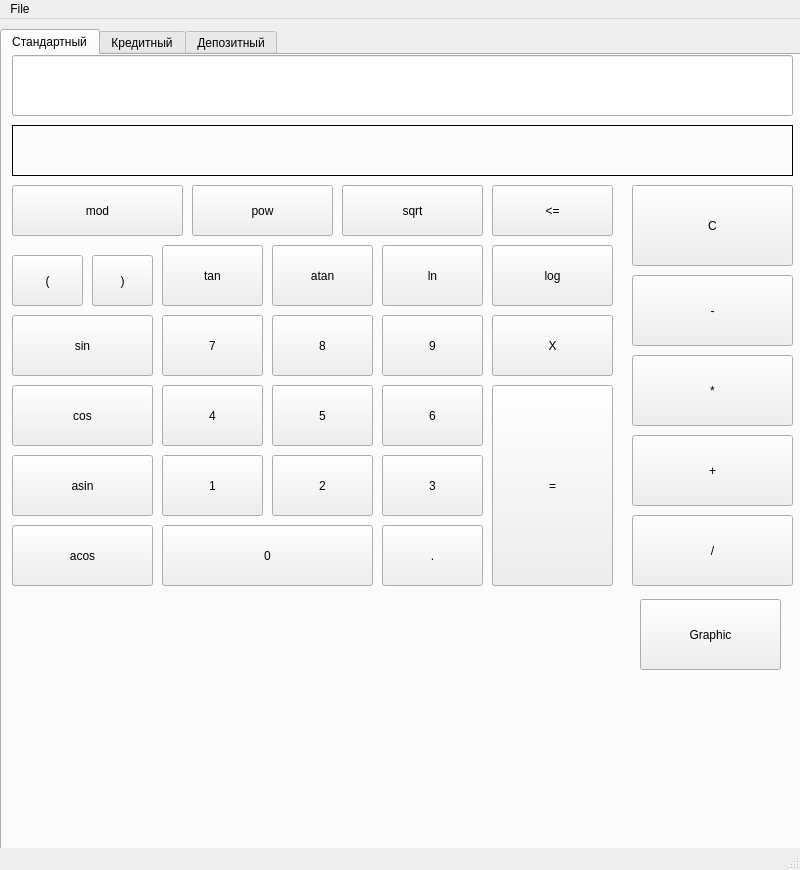
<?xml version="1.0" encoding="UTF-8"?>
<ui version="4.0">
 <class>MainWindow</class>
 <widget class="QMainWindow" name="MainWindow">
  <property name="enabled">
   <bool>true</bool>
  </property>
  <property name="geometry">
   <rect>
    <x>0</x>
    <y>0</y>
    <width>800</width>
    <height>870</height>
   </rect>
  </property>
  <property name="minimumSize">
   <size>
    <width>800</width>
    <height>700</height>
   </size>
  </property>
  <property name="maximumSize">
   <size>
    <width>800</width>
    <height>870</height>
   </size>
  </property>
  <property name="windowTitle">
   <string>SaJuly Calculator 1.0</string>
  </property>
  <widget class="QWidget" name="centralwidget">
   <widget class="QTabWidget" name="tabWidget">
    <property name="geometry">
     <rect>
      <x>0</x>
      <y>10</y>
      <width>801</width>
      <height>841</height>
     </rect>
    </property>
    <property name="maximumSize">
     <size>
      <width>801</width>
      <height>891</height>
     </size>
    </property>
    <property name="currentIndex">
     <number>0</number>
    </property>
    <widget class="QWidget" name="tab">
     <attribute name="title">
      <string>Стандартный</string>
     </attribute>
     <widget class="QLineEdit" name="lineEdit">
      <property name="geometry">
       <rect>
        <x>10</x>
        <y>0</y>
        <width>781</width>
        <height>61</height>
       </rect>
      </property>
      <property name="font">
       <font>
        <pointsize>16</pointsize>
       </font>
      </property>
      <property name="toolTipDuration">
       <number>0</number>
      </property>
      <property name="styleSheet">
       <string notr="true"/>
      </property>
      <property name="locale">
       <locale language="English" country="UnitedStates"/>
      </property>
      <property name="inputMethodHints">
       <set>Qt::ImhLowercaseOnly</set>
      </property>
      <property name="text">
       <string/>
      </property>
      <property name="alignment">
       <set>Qt::AlignRight|Qt::AlignTrailing|Qt::AlignVCenter</set>
      </property>
     </widget>
     <widget class="QPushButton" name="pushButton_mod">
      <property name="geometry">
       <rect>
        <x>10</x>
        <y>130</y>
        <width>171</width>
        <height>51</height>
       </rect>
      </property>
      <property name="text">
       <string>mod</string>
      </property>
     </widget>
     <widget class="QPushButton" name="pushButton_mul">
      <property name="geometry">
       <rect>
        <x>630</x>
        <y>300</y>
        <width>161</width>
        <height>71</height>
       </rect>
      </property>
      <property name="text">
       <string>*</string>
      </property>
     </widget>
     <widget class="QPushButton" name="pushButton_bs">
      <property name="geometry">
       <rect>
        <x>490</x>
        <y>130</y>
        <width>121</width>
        <height>51</height>
       </rect>
      </property>
      <property name="text">
       <string>&lt;=</string>
      </property>
     </widget>
     <widget class="QPushButton" name="pushButton_c">
      <property name="geometry">
       <rect>
        <x>630</x>
        <y>130</y>
        <width>161</width>
        <height>81</height>
       </rect>
      </property>
      <property name="text">
       <string>C</string>
      </property>
     </widget>
     <widget class="QPushButton" name="pushButton_log">
      <property name="geometry">
       <rect>
        <x>490</x>
        <y>190</y>
        <width>121</width>
        <height>61</height>
       </rect>
      </property>
      <property name="text">
       <string>log</string>
      </property>
     </widget>
     <widget class="QPushButton" name="pushButton_9">
      <property name="geometry">
       <rect>
        <x>380</x>
        <y>260</y>
        <width>101</width>
        <height>61</height>
       </rect>
      </property>
      <property name="text">
       <string>9</string>
      </property>
     </widget>
     <widget class="QPushButton" name="pushButton_close">
      <property name="geometry">
       <rect>
        <x>90</x>
        <y>200</y>
        <width>61</width>
        <height>51</height>
       </rect>
      </property>
      <property name="text">
       <string>)</string>
      </property>
     </widget>
     <widget class="QPushButton" name="pushButton_cos">
      <property name="geometry">
       <rect>
        <x>10</x>
        <y>330</y>
        <width>141</width>
        <height>61</height>
       </rect>
      </property>
      <property name="text">
       <string>cos</string>
      </property>
     </widget>
     <widget class="QPushButton" name="pushButton_8">
      <property name="geometry">
       <rect>
        <x>270</x>
        <y>260</y>
        <width>101</width>
        <height>61</height>
       </rect>
      </property>
      <property name="text">
       <string>8</string>
      </property>
     </widget>
     <widget class="QPushButton" name="pushButton_atan">
      <property name="geometry">
       <rect>
        <x>270</x>
        <y>190</y>
        <width>101</width>
        <height>61</height>
       </rect>
      </property>
      <property name="text">
       <string>atan</string>
      </property>
     </widget>
     <widget class="QPushButton" name="pushButton_4">
      <property name="geometry">
       <rect>
        <x>160</x>
        <y>330</y>
        <width>101</width>
        <height>61</height>
       </rect>
      </property>
      <property name="text">
       <string>4</string>
      </property>
     </widget>
     <widget class="QPushButton" name="pushButton_tan">
      <property name="geometry">
       <rect>
        <x>160</x>
        <y>190</y>
        <width>101</width>
        <height>61</height>
       </rect>
      </property>
      <property name="text">
       <string>tan</string>
      </property>
     </widget>
     <widget class="QPushButton" name="pushButton_x">
      <property name="geometry">
       <rect>
        <x>490</x>
        <y>260</y>
        <width>121</width>
        <height>61</height>
       </rect>
      </property>
      <property name="text">
       <string>X</string>
      </property>
     </widget>
     <widget class="QPushButton" name="pushButton_2">
      <property name="geometry">
       <rect>
        <x>270</x>
        <y>400</y>
        <width>101</width>
        <height>61</height>
       </rect>
      </property>
      <property name="text">
       <string>2</string>
      </property>
     </widget>
     <widget class="QPushButton" name="pushButton_div">
      <property name="geometry">
       <rect>
        <x>630</x>
        <y>460</y>
        <width>161</width>
        <height>71</height>
       </rect>
      </property>
      <property name="text">
       <string>/</string>
      </property>
     </widget>
     <widget class="QLabel" name="result_label">
      <property name="geometry">
       <rect>
        <x>10</x>
        <y>70</y>
        <width>781</width>
        <height>51</height>
       </rect>
      </property>
      <property name="font">
       <font>
        <pointsize>16</pointsize>
       </font>
      </property>
      <property name="autoFillBackground">
       <bool>false</bool>
      </property>
      <property name="frameShape">
       <enum>QFrame::Box</enum>
      </property>
      <property name="frameShadow">
       <enum>QFrame::Plain</enum>
      </property>
      <property name="text">
       <string notr="true"/>
      </property>
      <property name="textFormat">
       <enum>Qt::PlainText</enum>
      </property>
      <property name="alignment">
       <set>Qt::AlignRight|Qt::AlignTrailing|Qt::AlignVCenter</set>
      </property>
     </widget>
     <widget class="QPushButton" name="pushButton_1">
      <property name="geometry">
       <rect>
        <x>160</x>
        <y>400</y>
        <width>101</width>
        <height>61</height>
       </rect>
      </property>
      <property name="text">
       <string>1</string>
      </property>
      <property name="flat">
       <bool>false</bool>
      </property>
     </widget>
     <widget class="QPushButton" name="pushButton_5">
      <property name="geometry">
       <rect>
        <x>270</x>
        <y>330</y>
        <width>101</width>
        <height>61</height>
       </rect>
      </property>
      <property name="text">
       <string>5</string>
      </property>
     </widget>
     <widget class="QPushButton" name="pushButton_asin">
      <property name="geometry">
       <rect>
        <x>10</x>
        <y>400</y>
        <width>141</width>
        <height>61</height>
       </rect>
      </property>
      <property name="text">
       <string>asin</string>
      </property>
     </widget>
     <widget class="QPushButton" name="pushButton_ln">
      <property name="geometry">
       <rect>
        <x>380</x>
        <y>190</y>
        <width>101</width>
        <height>61</height>
       </rect>
      </property>
      <property name="text">
       <string>ln</string>
      </property>
     </widget>
     <widget class="QPushButton" name="pushButton_open">
      <property name="geometry">
       <rect>
        <x>10</x>
        <y>200</y>
        <width>71</width>
        <height>51</height>
       </rect>
      </property>
      <property name="text">
       <string>(</string>
      </property>
     </widget>
     <widget class="QPushButton" name="pushButton_6">
      <property name="geometry">
       <rect>
        <x>380</x>
        <y>330</y>
        <width>101</width>
        <height>61</height>
       </rect>
      </property>
      <property name="text">
       <string>6</string>
      </property>
     </widget>
     <widget class="QPushButton" name="graphic_button">
      <property name="geometry">
       <rect>
        <x>638</x>
        <y>544</y>
        <width>141</width>
        <height>71</height>
       </rect>
      </property>
      <property name="text">
       <string>Graphic</string>
      </property>
     </widget>
     <widget class="QPushButton" name="pushButton_acos">
      <property name="geometry">
       <rect>
        <x>10</x>
        <y>470</y>
        <width>141</width>
        <height>61</height>
       </rect>
      </property>
      <property name="text">
       <string>acos</string>
      </property>
     </widget>
     <widget class="QPushButton" name="pushButton_7">
      <property name="geometry">
       <rect>
        <x>160</x>
        <y>260</y>
        <width>101</width>
        <height>61</height>
       </rect>
      </property>
      <property name="text">
       <string>7</string>
      </property>
     </widget>
     <widget class="QPushButton" name="pushButton_0">
      <property name="geometry">
       <rect>
        <x>160</x>
        <y>470</y>
        <width>211</width>
        <height>61</height>
       </rect>
      </property>
      <property name="text">
       <string>0</string>
      </property>
     </widget>
     <widget class="QPushButton" name="pushButton_pow">
      <property name="geometry">
       <rect>
        <x>190</x>
        <y>130</y>
        <width>141</width>
        <height>51</height>
       </rect>
      </property>
      <property name="text">
       <string>pow</string>
      </property>
     </widget>
     <widget class="QPushButton" name="pushButton_sqrt">
      <property name="geometry">
       <rect>
        <x>340</x>
        <y>130</y>
        <width>141</width>
        <height>51</height>
       </rect>
      </property>
      <property name="text">
       <string>sqrt</string>
      </property>
     </widget>
     <widget class="QCustomPlot" name="graphicsView" native="true">
      <property name="geometry">
       <rect>
        <x>10</x>
        <y>540</y>
        <width>621</width>
        <height>251</height>
       </rect>
      </property>
     </widget>
     <widget class="QPushButton" name="pushButton_3">
      <property name="geometry">
       <rect>
        <x>380</x>
        <y>400</y>
        <width>101</width>
        <height>61</height>
       </rect>
      </property>
      <property name="text">
       <string>3</string>
      </property>
     </widget>
     <widget class="QPushButton" name="pushButton_minus">
      <property name="geometry">
       <rect>
        <x>630</x>
        <y>220</y>
        <width>161</width>
        <height>71</height>
       </rect>
      </property>
      <property name="text">
       <string>-</string>
      </property>
     </widget>
     <widget class="QPushButton" name="btnRavno">
      <property name="geometry">
       <rect>
        <x>490</x>
        <y>330</y>
        <width>121</width>
        <height>201</height>
       </rect>
      </property>
      <property name="text">
       <string>=</string>
      </property>
     </widget>
     <widget class="QPushButton" name="pushButton_sin">
      <property name="geometry">
       <rect>
        <x>10</x>
        <y>260</y>
        <width>141</width>
        <height>61</height>
       </rect>
      </property>
      <property name="text">
       <string>sin</string>
      </property>
     </widget>
     <widget class="QPushButton" name="pushButton_tochka">
      <property name="geometry">
       <rect>
        <x>380</x>
        <y>470</y>
        <width>101</width>
        <height>61</height>
       </rect>
      </property>
      <property name="text">
       <string>.</string>
      </property>
     </widget>
     <widget class="QPushButton" name="pushButton_plus">
      <property name="geometry">
       <rect>
        <x>630</x>
        <y>380</y>
        <width>161</width>
        <height>71</height>
       </rect>
      </property>
      <property name="text">
       <string>+</string>
      </property>
     </widget>
    </widget>
    <widget class="QWidget" name="tab_2">
     <attribute name="title">
      <string>Кредитный</string>
     </attribute>
     <widget class="QLineEdit" name="lineEdit_srok">
      <property name="geometry">
       <rect>
        <x>20</x>
        <y>230</y>
        <width>281</width>
        <height>61</height>
       </rect>
      </property>
      <property name="font">
       <font>
        <pointsize>16</pointsize>
       </font>
      </property>
      <property name="toolTipDuration">
       <number>0</number>
      </property>
      <property name="styleSheet">
       <string notr="true"/>
      </property>
      <property name="locale">
       <locale language="English" country="UnitedStates"/>
      </property>
      <property name="inputMethodHints">
       <set>Qt::ImhLowercaseOnly</set>
      </property>
      <property name="text">
       <string/>
      </property>
      <property name="alignment">
       <set>Qt::AlignRight|Qt::AlignTrailing|Qt::AlignVCenter</set>
      </property>
     </widget>
     <widget class="QLineEdit" name="lineEdit_sz">
      <property name="geometry">
       <rect>
        <x>20</x>
        <y>90</y>
        <width>281</width>
        <height>61</height>
       </rect>
      </property>
      <property name="font">
       <font>
        <pointsize>16</pointsize>
       </font>
      </property>
      <property name="toolTipDuration">
       <number>0</number>
      </property>
      <property name="styleSheet">
       <string notr="true"/>
      </property>
      <property name="locale">
       <locale language="English" country="UnitedStates"/>
      </property>
      <property name="inputMethodHints">
       <set>Qt::ImhLowercaseOnly</set>
      </property>
      <property name="text">
       <string/>
      </property>
      <property name="alignment">
       <set>Qt::AlignRight|Qt::AlignTrailing|Qt::AlignVCenter</set>
      </property>
     </widget>
     <widget class="QLineEdit" name="lineEdit_stavka">
      <property name="geometry">
       <rect>
        <x>20</x>
        <y>360</y>
        <width>281</width>
        <height>61</height>
       </rect>
      </property>
      <property name="font">
       <font>
        <pointsize>16</pointsize>
       </font>
      </property>
      <property name="toolTipDuration">
       <number>0</number>
      </property>
      <property name="styleSheet">
       <string notr="true"/>
      </property>
      <property name="locale">
       <locale language="English" country="UnitedStates"/>
      </property>
      <property name="inputMethodHints">
       <set>Qt::ImhLowercaseOnly</set>
      </property>
      <property name="text">
       <string/>
      </property>
      <property name="alignment">
       <set>Qt::AlignRight|Qt::AlignTrailing|Qt::AlignVCenter</set>
      </property>
     </widget>
     <widget class="QLabel" name="label">
      <property name="geometry">
       <rect>
        <x>80</x>
        <y>40</y>
        <width>151</width>
        <height>31</height>
       </rect>
      </property>
      <property name="text">
       <string>Общая сумма займа</string>
      </property>
     </widget>
     <widget class="QLabel" name="label_2">
      <property name="geometry">
       <rect>
        <x>70</x>
        <y>180</y>
        <width>181</width>
        <height>31</height>
       </rect>
      </property>
      <property name="text">
       <string>Срок погашения кредита</string>
      </property>
     </widget>
     <widget class="QLabel" name="label_3">
      <property name="geometry">
       <rect>
        <x>40</x>
        <y>320</y>
        <width>231</width>
        <height>31</height>
       </rect>
      </property>
      <property name="text">
       <string>Процентная ставка по кредиту</string>
      </property>
     </widget>
     <widget class="QComboBox" name="type_box">
      <property name="geometry">
       <rect>
        <x>480</x>
        <y>30</y>
        <width>231</width>
        <height>51</height>
       </rect>
      </property>
      <property name="focusPolicy">
       <enum>Qt::WheelFocus</enum>
      </property>
      <property name="layoutDirection">
       <enum>Qt::LeftToRight</enum>
      </property>
      <property name="autoFillBackground">
       <bool>false</bool>
      </property>
      <item>
       <property name="text">
        <string>Аннуитетный</string>
       </property>
      </item>
      <item>
       <property name="text">
        <string>Дифференцированный</string>
       </property>
      </item>
     </widget>
     <widget class="QLabel" name="label_4">
      <property name="geometry">
       <rect>
        <x>490</x>
        <y>110</y>
        <width>151</width>
        <height>31</height>
       </rect>
      </property>
      <property name="text">
       <string>Ежемесячная плата</string>
      </property>
     </widget>
     <widget class="QLabel" name="label_5">
      <property name="geometry">
       <rect>
        <x>550</x>
        <y>230</y>
        <width>131</width>
        <height>31</height>
       </rect>
      </property>
      <property name="text">
       <string>Сумма переплаты</string>
      </property>
     </widget>
     <widget class="QLabel" name="label_6">
      <property name="geometry">
       <rect>
        <x>530</x>
        <y>350</y>
        <width>171</width>
        <height>31</height>
       </rect>
      </property>
      <property name="text">
       <string>Общая сумма выплаты</string>
      </property>
     </widget>
     <widget class="QLabel" name="result_label_month_plata">
      <property name="geometry">
       <rect>
        <x>470</x>
        <y>160</y>
        <width>281</width>
        <height>61</height>
       </rect>
      </property>
      <property name="font">
       <font>
        <pointsize>16</pointsize>
       </font>
      </property>
      <property name="autoFillBackground">
       <bool>false</bool>
      </property>
      <property name="frameShape">
       <enum>QFrame::Box</enum>
      </property>
      <property name="frameShadow">
       <enum>QFrame::Plain</enum>
      </property>
      <property name="text">
       <string notr="true"/>
      </property>
      <property name="textFormat">
       <enum>Qt::PlainText</enum>
      </property>
      <property name="alignment">
       <set>Qt::AlignRight|Qt::AlignTrailing|Qt::AlignVCenter</set>
      </property>
     </widget>
     <widget class="QLabel" name="result_label_pereplata">
      <property name="geometry">
       <rect>
        <x>470</x>
        <y>280</y>
        <width>281</width>
        <height>61</height>
       </rect>
      </property>
      <property name="font">
       <font>
        <pointsize>16</pointsize>
       </font>
      </property>
      <property name="autoFillBackground">
       <bool>false</bool>
      </property>
      <property name="frameShape">
       <enum>QFrame::Box</enum>
      </property>
      <property name="frameShadow">
       <enum>QFrame::Plain</enum>
      </property>
      <property name="text">
       <string notr="true"/>
      </property>
      <property name="textFormat">
       <enum>Qt::PlainText</enum>
      </property>
      <property name="alignment">
       <set>Qt::AlignRight|Qt::AlignTrailing|Qt::AlignVCenter</set>
      </property>
     </widget>
     <widget class="QLabel" name="result_label_allsumm">
      <property name="geometry">
       <rect>
        <x>470</x>
        <y>400</y>
        <width>281</width>
        <height>61</height>
       </rect>
      </property>
      <property name="font">
       <font>
        <pointsize>16</pointsize>
       </font>
      </property>
      <property name="autoFillBackground">
       <bool>false</bool>
      </property>
      <property name="frameShape">
       <enum>QFrame::Box</enum>
      </property>
      <property name="frameShadow">
       <enum>QFrame::Plain</enum>
      </property>
      <property name="text">
       <string notr="true"/>
      </property>
      <property name="textFormat">
       <enum>Qt::PlainText</enum>
      </property>
      <property name="alignment">
       <set>Qt::AlignRight|Qt::AlignTrailing|Qt::AlignVCenter</set>
      </property>
     </widget>
     <widget class="QComboBox" name="year_Box">
      <property name="geometry">
       <rect>
        <x>310</x>
        <y>230</y>
        <width>81</width>
        <height>41</height>
       </rect>
      </property>
      <property name="maximumSize">
       <size>
        <width>16777214</width>
        <height>16777215</height>
       </size>
      </property>
      <item>
       <property name="text">
        <string>лет</string>
       </property>
      </item>
      <item>
       <property name="text">
        <string>месяцев</string>
       </property>
      </item>
     </widget>
     <widget class="QPushButton" name="pushButton_kredit">
      <property name="geometry">
       <rect>
        <x>280</x>
        <y>510</y>
        <width>191</width>
        <height>111</height>
       </rect>
      </property>
      <property name="text">
       <string>Рассчитать</string>
      </property>
     </widget>
    </widget>
    <widget class="QWidget" name="tab_3">
     <attribute name="title">
      <string>Депозитный</string>
     </attribute>
     <widget class="QLineEdit" name="lineEdit_sum_vklad">
      <property name="geometry">
       <rect>
        <x>20</x>
        <y>70</y>
        <width>231</width>
        <height>41</height>
       </rect>
      </property>
      <property name="font">
       <font>
        <pointsize>16</pointsize>
       </font>
      </property>
      <property name="toolTipDuration">
       <number>0</number>
      </property>
      <property name="styleSheet">
       <string notr="true"/>
      </property>
      <property name="locale">
       <locale language="English" country="UnitedStates"/>
      </property>
      <property name="inputMethodHints">
       <set>Qt::ImhLowercaseOnly</set>
      </property>
      <property name="text">
       <string/>
      </property>
      <property name="alignment">
       <set>Qt::AlignRight|Qt::AlignTrailing|Qt::AlignVCenter</set>
      </property>
     </widget>
     <widget class="QLineEdit" name="lineEdit_srok_vklad">
      <property name="geometry">
       <rect>
        <x>50</x>
        <y>160</y>
        <width>151</width>
        <height>51</height>
       </rect>
      </property>
      <property name="font">
       <font>
        <pointsize>16</pointsize>
       </font>
      </property>
      <property name="toolTipDuration">
       <number>0</number>
      </property>
      <property name="styleSheet">
       <string notr="true"/>
      </property>
      <property name="locale">
       <locale language="English" country="UnitedStates"/>
      </property>
      <property name="inputMethodHints">
       <set>Qt::ImhLowercaseOnly</set>
      </property>
      <property name="text">
       <string/>
      </property>
      <property name="alignment">
       <set>Qt::AlignRight|Qt::AlignTrailing|Qt::AlignVCenter</set>
      </property>
     </widget>
     <widget class="QLineEdit" name="lineEdit_procent_vklad">
      <property name="geometry">
       <rect>
        <x>340</x>
        <y>160</y>
        <width>111</width>
        <height>41</height>
       </rect>
      </property>
      <property name="font">
       <font>
        <pointsize>16</pointsize>
       </font>
      </property>
      <property name="toolTipDuration">
       <number>0</number>
      </property>
      <property name="styleSheet">
       <string notr="true"/>
      </property>
      <property name="locale">
       <locale language="English" country="UnitedStates"/>
      </property>
      <property name="inputMethodHints">
       <set>Qt::ImhLowercaseOnly</set>
      </property>
      <property name="text">
       <string/>
      </property>
      <property name="alignment">
       <set>Qt::AlignRight|Qt::AlignTrailing|Qt::AlignVCenter</set>
      </property>
     </widget>
     <widget class="QLineEdit" name="lineEdit_spisok_popolnen">
      <property name="geometry">
       <rect>
        <x>200</x>
        <y>250</y>
        <width>261</width>
        <height>41</height>
       </rect>
      </property>
      <property name="font">
       <font>
        <pointsize>16</pointsize>
       </font>
      </property>
      <property name="toolTipDuration">
       <number>0</number>
      </property>
      <property name="styleSheet">
       <string notr="true"/>
      </property>
      <property name="locale">
       <locale language="English" country="UnitedStates"/>
      </property>
      <property name="inputMethodHints">
       <set>Qt::ImhLowercaseOnly</set>
      </property>
      <property name="text">
       <string/>
      </property>
      <property name="alignment">
       <set>Qt::AlignRight|Qt::AlignTrailing|Qt::AlignVCenter</set>
      </property>
     </widget>
     <widget class="QLineEdit" name="lineEdit_spisok_spisat">
      <property name="geometry">
       <rect>
        <x>200</x>
        <y>300</y>
        <width>261</width>
        <height>41</height>
       </rect>
      </property>
      <property name="font">
       <font>
        <pointsize>16</pointsize>
       </font>
      </property>
      <property name="toolTipDuration">
       <number>0</number>
      </property>
      <property name="styleSheet">
       <string notr="true"/>
      </property>
      <property name="locale">
       <locale language="English" country="UnitedStates"/>
      </property>
      <property name="inputMethodHints">
       <set>Qt::ImhLowercaseOnly</set>
      </property>
      <property name="text">
       <string/>
      </property>
      <property name="alignment">
       <set>Qt::AlignRight|Qt::AlignTrailing|Qt::AlignVCenter</set>
      </property>
     </widget>
     <widget class="QLabel" name="label_7">
      <property name="geometry">
       <rect>
        <x>90</x>
        <y>40</y>
        <width>101</width>
        <height>31</height>
       </rect>
      </property>
      <property name="text">
       <string>Сумма вклада</string>
      </property>
     </widget>
     <widget class="QLabel" name="label_8">
      <property name="geometry">
       <rect>
        <x>320</x>
        <y>40</y>
        <width>111</width>
        <height>31</height>
       </rect>
      </property>
      <property name="text">
       <string>Начало срока</string>
      </property>
     </widget>
     <widget class="QLabel" name="label_9">
      <property name="geometry">
       <rect>
        <x>330</x>
        <y>120</y>
        <width>131</width>
        <height>31</height>
       </rect>
      </property>
      <property name="text">
       <string>Процентная ставка</string>
      </property>
      <property name="alignment">
       <set>Qt::AlignCenter</set>
      </property>
      <property name="wordWrap">
       <bool>true</bool>
      </property>
     </widget>
     <widget class="QLabel" name="label_11">
      <property name="geometry">
       <rect>
        <x>600</x>
        <y>30</y>
        <width>161</width>
        <height>31</height>
       </rect>
      </property>
      <property name="text">
       <string>Периодичность выплат</string>
      </property>
     </widget>
     <widget class="QLabel" name="label_12">
      <property name="geometry">
       <rect>
        <x>590</x>
        <y>110</y>
        <width>171</width>
        <height>31</height>
       </rect>
      </property>
      <property name="text">
       <string>Капитализация процентов</string>
      </property>
     </widget>
     <widget class="QLabel" name="label_13">
      <property name="geometry">
       <rect>
        <x>30</x>
        <y>250</y>
        <width>151</width>
        <height>31</height>
       </rect>
      </property>
      <property name="text">
       <string>Список пополнений</string>
      </property>
     </widget>
     <widget class="QLabel" name="label_14">
      <property name="geometry">
       <rect>
        <x>30</x>
        <y>300</y>
        <width>151</width>
        <height>41</height>
       </rect>
      </property>
      <property name="autoFillBackground">
       <bool>false</bool>
      </property>
      <property name="text">
       <string>Список частичных снятий</string>
      </property>
      <property name="alignment">
       <set>Qt::AlignCenter</set>
      </property>
      <property name="wordWrap">
       <bool>true</bool>
      </property>
     </widget>
     <widget class="QLabel" name="label_15">
      <property name="geometry">
       <rect>
        <x>80</x>
        <y>520</y>
        <width>171</width>
        <height>31</height>
       </rect>
      </property>
      <property name="text">
       <string>Начисленные проценты</string>
      </property>
     </widget>
     <widget class="QLabel" name="label_17">
      <property name="geometry">
       <rect>
        <x>470</x>
        <y>510</y>
        <width>221</width>
        <height>41</height>
       </rect>
      </property>
      <property name="text">
       <string>Суммма на вкладе в конце срока</string>
      </property>
      <property name="alignment">
       <set>Qt::AlignCenter</set>
      </property>
      <property name="wordWrap">
       <bool>true</bool>
      </property>
     </widget>
     <widget class="QLabel" name="result_label_procent_vklad">
      <property name="geometry">
       <rect>
        <x>40</x>
        <y>570</y>
        <width>261</width>
        <height>61</height>
       </rect>
      </property>
      <property name="font">
       <font>
        <pointsize>16</pointsize>
       </font>
      </property>
      <property name="autoFillBackground">
       <bool>false</bool>
      </property>
      <property name="frameShape">
       <enum>QFrame::Box</enum>
      </property>
      <property name="frameShadow">
       <enum>QFrame::Plain</enum>
      </property>
      <property name="text">
       <string notr="true"/>
      </property>
      <property name="textFormat">
       <enum>Qt::PlainText</enum>
      </property>
      <property name="alignment">
       <set>Qt::AlignRight|Qt::AlignTrailing|Qt::AlignVCenter</set>
      </property>
     </widget>
     <widget class="QLabel" name="result_label_summ_end">
      <property name="geometry">
       <rect>
        <x>440</x>
        <y>570</y>
        <width>271</width>
        <height>61</height>
       </rect>
      </property>
      <property name="font">
       <font>
        <pointsize>16</pointsize>
       </font>
      </property>
      <property name="autoFillBackground">
       <bool>false</bool>
      </property>
      <property name="frameShape">
       <enum>QFrame::Box</enum>
      </property>
      <property name="frameShadow">
       <enum>QFrame::Plain</enum>
      </property>
      <property name="text">
       <string notr="true"/>
      </property>
      <property name="textFormat">
       <enum>Qt::PlainText</enum>
      </property>
      <property name="alignment">
       <set>Qt::AlignRight|Qt::AlignTrailing|Qt::AlignVCenter</set>
      </property>
     </widget>
     <widget class="QComboBox" name="periodik_box">
      <property name="geometry">
       <rect>
        <x>570</x>
        <y>60</y>
        <width>221</width>
        <height>31</height>
       </rect>
      </property>
      <item>
       <property name="text">
        <string>Раз в месяц</string>
       </property>
      </item>
      <item>
       <property name="text">
        <string>Раз в год</string>
       </property>
      </item>
      <item>
       <property name="text">
        <string>В конце срока</string>
       </property>
      </item>
     </widget>
     <widget class="QComboBox" name="year_Box_2">
      <property name="geometry">
       <rect>
        <x>210</x>
        <y>160</y>
        <width>101</width>
        <height>41</height>
       </rect>
      </property>
      <property name="maximumSize">
       <size>
        <width>16777214</width>
        <height>16777215</height>
       </size>
      </property>
      <item>
       <property name="text">
        <string>дней</string>
       </property>
      </item>
      <item>
       <property name="text">
        <string>месяцев</string>
       </property>
      </item>
      <item>
       <property name="text">
        <string>лет</string>
       </property>
      </item>
     </widget>
     <widget class="QDateEdit" name="dateEdit">
      <property name="geometry">
       <rect>
        <x>290</x>
        <y>70</y>
        <width>151</width>
        <height>31</height>
       </rect>
      </property>
      <property name="dateTime">
       <datetime>
        <hour>12</hour>
        <minute>28</minute>
        <second>0</second>
        <year>2022</year>
        <month>8</month>
        <day>3</day>
       </datetime>
      </property>
      <property name="date">
       <date>
        <year>2022</year>
        <month>8</month>
        <day>3</day>
       </date>
      </property>
     </widget>
     <widget class="QLabel" name="label_10">
      <property name="geometry">
       <rect>
        <x>60</x>
        <y>120</y>
        <width>121</width>
        <height>31</height>
       </rect>
      </property>
      <property name="text">
       <string>Срок размещения</string>
      </property>
     </widget>
     <widget class="QLabel" name="label_18">
      <property name="geometry">
       <rect>
        <x>460</x>
        <y>160</y>
        <width>51</width>
        <height>31</height>
       </rect>
      </property>
      <property name="text">
       <string>%</string>
      </property>
     </widget>
     <widget class="QComboBox" name="capital_Box">
      <property name="geometry">
       <rect>
        <x>630</x>
        <y>150</y>
        <width>81</width>
        <height>41</height>
       </rect>
      </property>
      <property name="maximumSize">
       <size>
        <width>16777214</width>
        <height>16777215</height>
       </size>
      </property>
      <item>
       <property name="text">
        <string>нет</string>
       </property>
      </item>
      <item>
       <property name="text">
        <string>да</string>
       </property>
      </item>
     </widget>
     <widget class="QPushButton" name="pushButton">
      <property name="geometry">
       <rect>
        <x>270</x>
        <y>400</y>
        <width>211</width>
        <height>81</height>
       </rect>
      </property>
      <property name="text">
       <string>Рассчитать</string>
      </property>
     </widget>
     <widget class="QLabel" name="result_label_nalog">
      <property name="geometry">
       <rect>
        <x>230</x>
        <y>690</y>
        <width>271</width>
        <height>61</height>
       </rect>
      </property>
      <property name="font">
       <font>
        <pointsize>16</pointsize>
       </font>
      </property>
      <property name="autoFillBackground">
       <bool>false</bool>
      </property>
      <property name="frameShape">
       <enum>QFrame::Box</enum>
      </property>
      <property name="frameShadow">
       <enum>QFrame::Plain</enum>
      </property>
      <property name="text">
       <string notr="true"/>
      </property>
      <property name="textFormat">
       <enum>Qt::PlainText</enum>
      </property>
      <property name="alignment">
       <set>Qt::AlignRight|Qt::AlignTrailing|Qt::AlignVCenter</set>
      </property>
     </widget>
     <widget class="QLabel" name="label_19">
      <property name="geometry">
       <rect>
        <x>260</x>
        <y>640</y>
        <width>221</width>
        <height>41</height>
       </rect>
      </property>
      <property name="text">
       <string>Налог</string>
      </property>
      <property name="alignment">
       <set>Qt::AlignCenter</set>
      </property>
      <property name="wordWrap">
       <bool>true</bool>
      </property>
     </widget>
    </widget>
   </widget>
  </widget>
  <widget class="QMenuBar" name="menubar">
   <property name="geometry">
    <rect>
     <x>0</x>
     <y>0</y>
     <width>800</width>
     <height>24</height>
    </rect>
   </property>
   <widget class="QMenu" name="menuSajuly_calc">
    <property name="title">
     <string>File</string>
    </property>
    <addaction name="separator"/>
    <addaction name="actionExit"/>
   </widget>
   <addaction name="menuSajuly_calc"/>
  </widget>
  <widget class="QStatusBar" name="statusbar"/>
  <action name="actionExit">
   <property name="text">
    <string>Exit</string>
   </property>
  </action>
 </widget>
 <customwidgets>
  <customwidget>
   <class>QCustomPlot</class>
   <extends>QWidget</extends>
   <header>qcustomplot.h</header>
  </customwidget>
 </customwidgets>
 <resources/>
 <connections/>
</ui>
